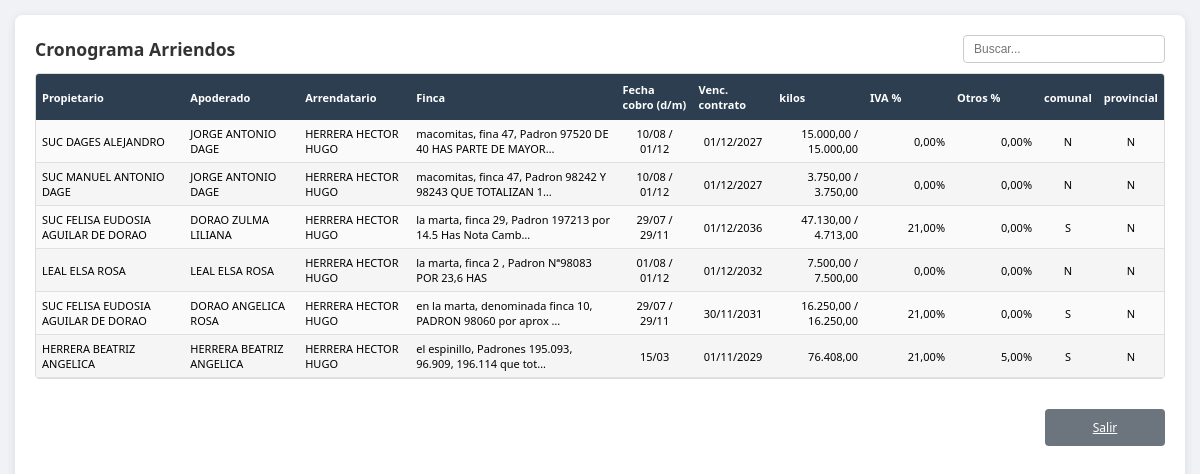
Page /arriendos.php (signed in) on the committed database.
### tables this page shows
CREATE TABLE `arriendos` (
  `id` int(11) NOT NULL AUTO_INCREMENT,
  `propietario_id` int(11) NOT NULL,
  `apoderado_id` int(11) NOT NULL,
  `arrendatario_id` int(11) NOT NULL,
  `padron` varchar(20) DEFAULT NULL,
  `descripcion_finca` text DEFAULT NULL,
  `fecha_cobro_1` date DEFAULT NULL,
  `fecha_cobro_2` date DEFAULT NULL,
  `kilos_fecha_1` decimal(12,2) DEFAULT NULL,
  `kilos_fecha_2` decimal(12,2) DEFAULT NULL,
  `iva_porcentaje` decimal(5,2) NOT NULL DEFAULT 21.00,
  `descontar_iva` tinyint(1) NOT NULL DEFAULT 0,
  `monto_descuentos` decimal(12,2) NOT NULL DEFAULT 0.00,
  `paga_comunal` tinyint(1) NOT NULL DEFAULT 0,
  `paga_provincial` tinyint(1) NOT NULL DEFAULT 0,
  `porcentaje_otros` decimal(5,2) DEFAULT NULL,
  `fecha_vencimiento_contrato` date DEFAULT NULL,
  `fecha_creacion` timestamp NOT NULL DEFAULT current_timestamp(),
  `fecha_modificacion` timestamp NOT NULL DEFAULT current_timestamp() ON UPDATE current_timestamp(),
  PRIMARY KEY (`id`),
  KEY `fk_arriendo_propietario` (`propietario_id`),
  KEY `fk_arriendo_apoderado` (`apoderado_id`),
  KEY `fk_arriendo_arrendatario` (`arrendatario_id`),
  CONSTRAINT `fk_arriendo_apoderado` FOREIGN KEY (`apoderado_id`) REFERENCES `usuarios` (`id`) ON UPDATE CASCADE,
  CONSTRAINT `fk_arriendo_arrendatario` FOREIGN KEY (`arrendatario_id`) REFERENCES `usuarios` (`id`) ON UPDATE CASCADE,
  CONSTRAINT `fk_arriendo_propietario` FOREIGN KEY (`propietario_id`) REFERENCES `usuarios` (`id`) ON UPDATE CASCADE
);

CREATE TABLE `usuarios` (
  `id` int(11) NOT NULL AUTO_INCREMENT,
  `apellido` varchar(150) NOT NULL,
  `dni` varchar(20) NOT NULL,
  `cuit` varchar(25) DEFAULT NULL,
  `domicilio` varchar(200) DEFAULT NULL,
  `email` varchar(100) DEFAULT NULL,
  `celular` varchar(20) DEFAULT NULL,
  `consorcio` varchar(100) DEFAULT NULL,
  PRIMARY KEY (`id`)
);

### arriendos.php (the view, shortened to what this page needs)
<?php
include 'db.php';
$nivelAcceso = (int)($_SESSION['acceso_nivel'] ?? 0);
$soloLectura = ($nivelAcceso < 2);
$sql = "SELECT a.*,
        p.apellido AS nombre_propietario,
        ap.apellido AS nombre_apoderado,
        ar.apellido AS nombre_arrendatario
        FROM arriendos a
        LEFT JOIN usuarios p ON a.propietario_id = p.id
        LEFT JOIN usuarios ap ON a.apoderado_id = ap.id
        LEFT JOIN usuarios ar ON a.arrendatario_id = ar.id
        ORDER BY a.id DESC";
$resultado = mysqli_query($conexion, $sql);
?>
<!DOCTYPE html>
<html lang="es">
<head>
</head>
<body onkeydown="var e=event||window.event;if((e.keyCode||e.which)===27){e.preventDefault();window.location.href='index.php';return false;}">
<div class="contenedor">
    <div class="encabezado">
        <h2>Cronograma Arriendos</h2>
        <div class="buscar-wrap">
            <input type="text" id="txtBuscar" placeholder="Buscar..." onkeyup="filtrarArriendos()">
        </div>
    </div>
    <div class="tabla-arriendos-wrap">
    <table class="tabla-arriendos">
        <thead>
            <tr>
                <th>Propietario</th>
                <th>Apoderado</th>
                <th>Arrendatario</th>
                <th>Finca</th>
                <th class="al-cen">Fecha cobro (d/m)</th>
                <th class="al-cen">Venc. contrato</th>
                <th class="al-der">kilos</th>
                <th class="al-der col-iva">IVA %</th>
                <th class="al-der col-otros">Otros %</th>
                <th class="al-cen">comunal</th>
                <th class="al-cen">provincial</th>
            </tr>
        </thead>
        <tbody>
            <?php
            while ($f = mysqli_fetch_assoc($resultado)) {
                $fecha1 = !empty($f['fecha_cobro_1']) ? date('d/m', strtotime($f['fecha_cobro_1'])) : '-';
                $fecha2 = !empty($f['fecha_cobro_2']) ? date('d/m', strtotime($f['fecha_cobro_2'])) : '';
                $fechas = $fecha1 . ($fecha2 ? ' / ' . $fecha2 : '');
                $venc_contrato = (isset($f['fecha_vencimiento_contrato']) && $f['fecha_vencimiento_contrato'] !== '' && $f['fecha_vencimiento_contrato'] !== null) ? date('d/m/Y', strtotime($f['fecha_vencimiento_contrato'])) : '-';
                $kilos1 = $f['kilos_fecha_1'] !== null ? number_format((float)$f['kilos_fecha_1'], 2, ',', '.') : '-';
                $kilos2 = $f['kilos_fecha_2'] !== null ? number_format((float)$f['kilos_fecha_2'], 2, ',', '.') : '';
                $kilos = $kilos1 . ($kilos2 ? ' / ' . $kilos2 : '');
                $ivaPct = isset($f['iva_porcentaje']) && $f['iva_porcentaje'] !== null && $f['iva_porcentaje'] !== '' ? (float)$f['iva_porcentaje'] : 21;
                $pctOtros = isset($f['porcentaje_otros']) && $f['porcentaje_otros'] !== null && $f['porcentaje_otros'] !== '' ? (float)$f['porcentaje_otros'] : 0;
                $comunal = (int)$f['paga_comunal'] ? 'S' : 'N';
                $provincial = (int)$f['paga_provincial'] ? 'S' : 'N';
                $finca = !empty($f['descripcion_finca']) ? $f['descripcion_finca'] : '-';
                if (strlen($finca) > 60) $finca = substr($finca, 0, 57) . '…';
            ?>
            <tr class="fila-arriendo">
                <td><?= htmlspecialchars($f['nombre_propietario'] ?? '-') ?></td>
                <td><?= htmlspecialchars($f['nombre_apoderado'] ?? '-') ?></td>
                <td><?= htmlspecialchars($f['nombre_arrendatario'] ?? '-') ?></td>
                <td><?= htmlspecialchars($finca) ?></td>
                <td class="al-cen"><?= $fechas ?></td>
                <td class="al-cen"><?= $venc_contrato ?></td>
                <td class="al-der"><?= $kilos ?></td>
                <td class="al-der col-iva<?= !$soloLectura ? ' celda-iva' : '' ?>"<?= !$soloLectura ? ' data-id="'.(int)$f['id'].'" data-valor="'.htmlspecialchars($ivaPct).'"' : '' ?>><?= number_format($ivaPct, 2, ',', '.') ?>%</td>
                <td class="al-der col-otros<?= !$soloLectura ? ' celda-otros' : '' ?>"<?= !$soloLectura ? ' data-id="'.(int)$f['id'].'" data-valor="'.htmlspecialchars($pctOtros).'"' : '' ?>><?= number_format($pctOtros, 2, ',', '.') ?>%</td>
                <td class="al-cen sino"><?= $comunal ?></td>
                <td class="al-cen sino"><?= $provincial ?></td>
            </tr>
            <?php } ?>
        </tbody>
    </table>
    </div>
    <div class="pie">
        <a href="index.php" class="btn-salir">Salir</a>
    </div>
</div>
</body>
</html>

### arriendos.php (style rules this page uses)
body { font-family: 'Segoe UI', sans-serif; background: #f0f2f5; margin: 0; padding: 15px; min-height: 100vh; display: flex; flex-direction: column; box-sizing: border-box; }
.contenedor { flex: 1; background: white; padding: 20px; border-radius: 8px; box-shadow: 0 2px 10px rgba(0,0,0,0.1); }
.encabezado { display: flex; justify-content: space-between; align-items: center; margin-bottom: 10px; flex-wrap: wrap; gap: 8px; }
h2 { margin: 0; color: #333; font-size: 1.1rem; font-weight: 600; }
.buscar-wrap { display: flex; align-items: center; gap: 6px; }
.buscar-wrap input { padding: 6px 10px; border: 1px solid #ccc; border-radius: 4px; font-size: 12px; width: 180px; }
.tabla-arriendos-wrap { max-height: 428px; overflow-y: auto; border: 1px solid #ddd; border-radius: 4px; }
.tabla-arriendos { width: 100%; border-collapse: collapse; font-size: 11px; }
.tabla-arriendos th { background: #2c3e50; color: white; padding: 8px 6px; text-align: left; font-weight: 600; position: sticky; top: 0; z-index: 1; }
.tabla-arriendos td { padding: 6px; border-bottom: 1px solid #e0e0e0; }
.tabla-arriendos tbody tr:nth-child(even) { background: #f5f5f5; }
.tabla-arriendos tbody tr:nth-child(odd) { background: #fafafa; }
.al-cen { text-align: center; }
.al-der { text-align: right; }
.col-iva, .col-otros { min-width: 75px; text-align: right; padding-right: 12px; }
.btn-alta, .btn-salir { min-width: 120px; padding: 10px 24px; font-size: 12px; text-align: center; box-sizing: border-box; }
.btn-salir { background: #6c757d; color: white; border-radius: 4px; margin-top: 15px; }
.pie { margin-top: auto; padding-top: 15px; display: flex; justify-content: flex-end; }
.sino { font-size: 11px; }

### rows in the picture
arriendos: propietario.apellido "SUC DAGES ALEJANDRO", apoderado.apellido "JORGE ANTONIO DAGE", arrendatario.apellido "HERRERA HECTOR HUGO", descripcion_finca "macomitas, fina 47, Padron 97520 DE 40 HAS PARTE DE MAYOR…", fechas "10/08 / 01/12", fecha_vencimiento_contrato "01/12/2027", kilos "15.000,00 / 15.000,00", iva_porcentaje "0,00", porcentaje_otros "0,00", paga_comunal "N", paga_provincial "N"
arriendos: propietario.apellido "SUC MANUEL ANTONIO DAGE", apoderado.apellido "JORGE ANTONIO DAGE", arrendatario.apellido "HERRERA HECTOR HUGO", descripcion_finca "macomitas, finca 47, Padron 98242 Y 98243 QUE TOTALIZAN 1…", fechas "10/08 / 01/12", fecha_vencimiento_contrato "01/12/2027", kilos "3.750,00 / 3.750,00", iva_porcentaje "0,00", porcentaje_otros "0,00", paga_comunal "N", paga_provincial "N"
arriendos: propietario.apellido "SUC FELISA EUDOSIA AGUILAR DE DORAO", apoderado.apellido "DORAO ZULMA LILIANA", arrendatario.apellido "HERRERA HECTOR HUGO", descripcion_finca "la marta, finca 29, Padron 197213 por 14.5 Has Nota Camb…", fechas "29/07 / 29/11", fecha_vencimiento_contrato "01/12/2036", kilos "47.130,00 / 4.713,00", iva_porcentaje "21,00", porcentaje_otros "0,00", paga_comunal "S", paga_provincial "N"
arriendos: apoderado.apellido "LEAL ELSA ROSA", arrendatario.apellido "HERRERA HECTOR HUGO", descripcion_finca "la marta, finca 2 , Padron Nª98083 POR 23,6 HAS", fechas "01/08 / 01/12", fecha_vencimiento_contrato "01/12/2032", kilos "7.500,00 / 7.500,00", iva_porcentaje "0,00", porcentaje_otros "0,00", paga_comunal "N", paga_provincial "N"
arriendos: propietario.apellido "SUC FELISA EUDOSIA AGUILAR DE DORAO", apoderado.apellido "DORAO ANGELICA ROSA", arrendatario.apellido "HERRERA HECTOR HUGO", descripcion_finca "en la marta, denominada finca 10, PADRON 98060 por aprox …", fechas "29/07 / 29/11", fecha_vencimiento_contrato "30/11/2031", kilos "16.250,00 / 16.250,00", iva_porcentaje "21,00", porcentaje_otros "0,00", paga_comunal "S", paga_provincial "N"
arriendos: apoderado.apellido "HERRERA BEATRIZ ANGELICA", arrendatario.apellido "HERRERA HECTOR HUGO", descripcion_finca "el espinillo, Padrones 195.093, 96.909, 196.114 que tot…", fechas "15/03", fecha_vencimiento_contrato "01/11/2029", kilos "76.408,00", iva_porcentaje "21,00", porcentaje_otros "5,00", paga_comunal "S", paga_provincial "N"
